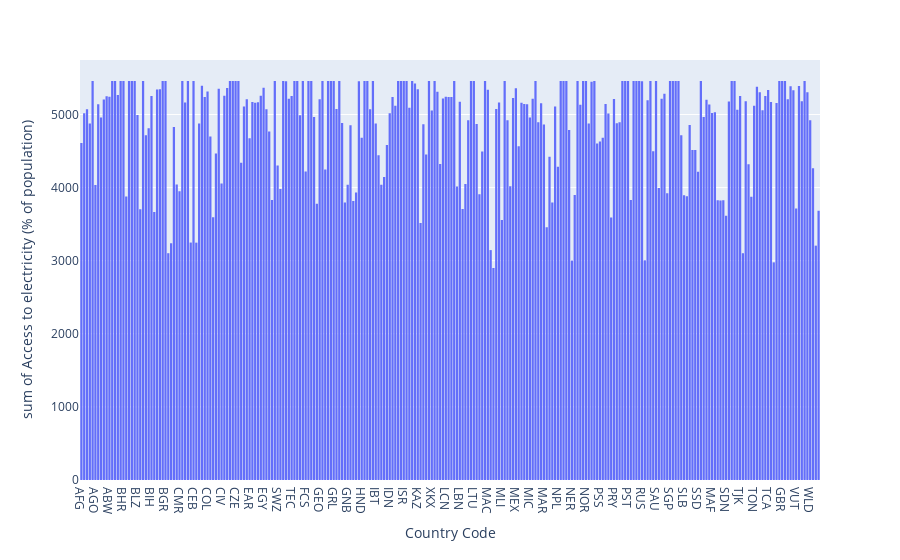

Notebook source saved alongside this figure:
### Code cell
px.histogram(df , x='Country Code' , y='Access to electricity (% of population)' )

### Figure 1 — Plotly figure (JSON) as saved in the notebook; plotly's stock layout.template omitted (floating-point values rounded to 4 significant figures; data arrays with more than 128 entries replaced by an {"elided": "..."} marker saying what was removed)
{"data": [{"alignmentgroup": "True", "bingroup": "x", "histfunc": "sum", "hovertemplate": "Country Code=%{x}<br>sum of Access to electricity (% of population)=%{y}<extra></extra>", "legendgroup": "", "marker": {"color": "#636efa", "pattern": {"shape": ""}}, "name": "", "offsetgroup": "", "orientation": "v", "showlegend": false, "type": "histogram", "x": {"elided": "16104 str values"}, "xaxis": "x", "y": {"elided": "16104 float values"}, "yaxis": "y"}], "layout": {"barmode": "relative", "legend": {"tracegroupgap": 0}, "margin": {"t": 60}, "xaxis": {"anchor": "y", "domain": [0, 1], "title": {"text": "Country Code"}}, "yaxis": {"anchor": "x", "domain": [0, 1], "title": {"text": "sum of Access to electricity (% of population)"}}}}
